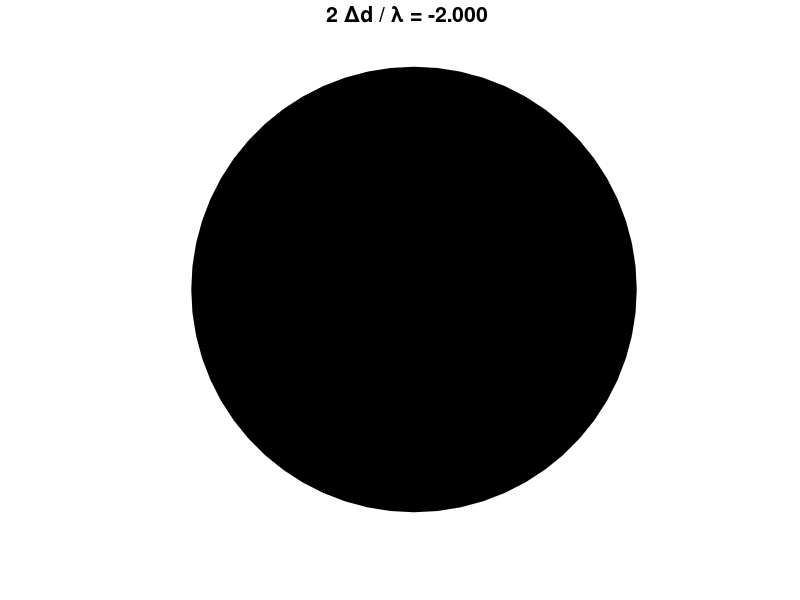

Source code (MATLAB): (Note: this script raises an error after producing the figure.)
% op_michA.m

% Michelson Interferometer
%   Plane Wave illumination of mirrors
%   Mirrors precisely aligned at right angles to the beam
%   Detector screen uniformly illuminated
%   Brightness of the screen depends upon the relative phase of the
%     reflections from the two mirrors
%   The intensity on the detector screen is shown as a function
%     the optical path difference between the two reflections

% DOING PHYSICS WITH MATLAB: 
%   https://d-arora.github.io/Doing-Physics-With-Matlab/
% Documentation
%   http://www.physics.usyd.edu.au/teach_res/mo/doc/op_michelson.htm
% Download Scripts
%   http://www.physics.usyd.edu.au/teach_res/mp/mscripts/


% Ian Cooper  ian.cooper@sydney.edu.au
% School of Physics, University of Sydney
% 190722   Matlab 2018b

clear
close all
clc


% ANIMATION and GIF file ==============================================
% Show and Save animation as a gif file (0 no)  (1 yes) for flagAG
    flagAG = 1;    
% file name for animated gif   
    ag_name = 'ag_AA.gif'; 
% Delay in seconds before displaying the next image  
    delay = 1.5;
    frame1 = 0;


% SETUP  ==============================================================
% Animation plot of screen intensity as optical path length varied
% Range for optical path length
  Nmax = 2;
  N = -Nmax:1/8:Nmax;
% Detector screen intensity
  SD = (sin(pi*N)).^2;


% ANIMATION GRAPHICS  =================================================

figure(1)
   pos = [0.1 0.2 0.25 0.35];
   set(gcf,'Units','normalized')
   set(gcf,'Position',pos)
   set(gcf,'color','w')
   
for cx = 1 : length(N)
  col = [SD(cx) 0 0];
  pos = [-1 -1 2 2];
  H_rect = rectangle('Position',pos,'Curvature',[1 1]);
  set(H_rect,'EdgeColor',col,'Facecolor',col);

  xlim([-1.1 1.1])
  ylim([-1.1 1.1])
  axis square
  axis off

  txt = sprintf('2 {\\Deltad} / {\\lambda} = %3.3f  \n',N(cx));
  title(txt)
  set(gca,'fontsize',14)
  pause(0.05)
 
  % Save animation 
    if flagAG == 1
       frame1 = frame1 + 1;
         frame = getframe(1);
         im = frame2im(frame);
         [imind,cm] = rgb2ind(im,256);
         % On the first loop, create the file. In subsequent loops, append.
         if frame1 == 1
           imwrite(imind,cm,ag_name,'gif','DelayTime',delay,'loopcount',inf);
         else
          imwrite(imind,cm,ag_name,'gif','DelayTime',delay,'writemode','append');
         end
    end    
end



% DETECTOR SCREEN INTENSITY ===========================================

num = 501;
N = linspace(-Nmax,Nmax, num);
SD = (sin(pi*N)).^2;

figure(2)
plot(N,SD,'r','linewidth',2);
grid on
set(gca,'fontsize',14)
xlabel('2 \Deltad / \lambda)')
ylabel('S_D  [a.u.]')
text(1.5,-0.135,'op_michA.m','fontsize',8)
